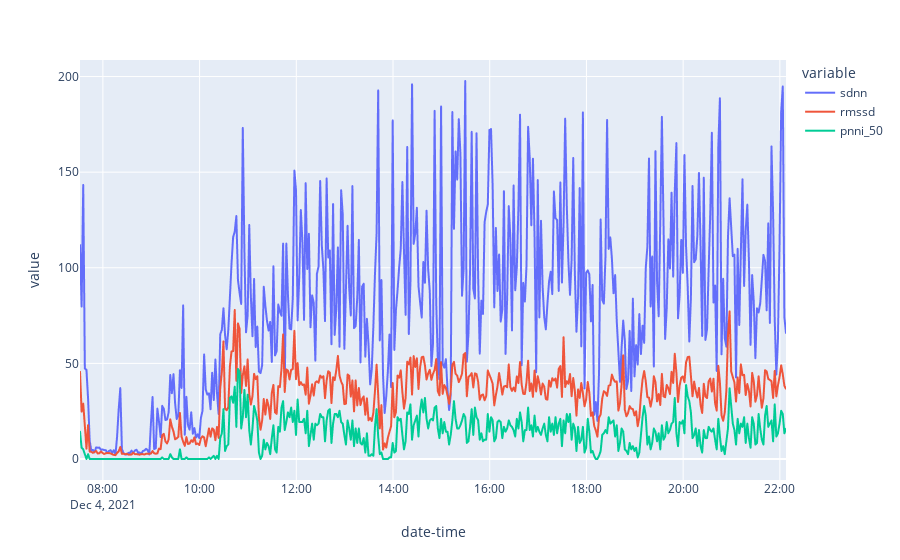

Notebook code for this chart:
### Code cell
# visualize HRV metrics of interest
all_hrv_metrics.plot(
        all_hrv_metrics.index,
        ["sdnn", "rmssd", "pnni_50"],
    )

### Figure 1 — Plotly figure (JSON) as saved in the notebook; plotly's stock layout.template omitted (floating-point values rounded to 4 significant figures; data arrays with more than 128 entries replaced by an {"elided": "..."} marker saying what was removed)
{"data": [{"hovertemplate": "variable=sdnn<br>date-time=%{x}<br>value=%{y}<extra></extra>", "legendgroup": "sdnn", "line": {"color": "#636efa", "dash": "solid"}, "mode": "lines", "name": "sdnn", "showlegend": true, "type": "scattergl", "x": {"elided": "439 str values"}, "xaxis": "x", "y": {"elided": "439 float values"}, "yaxis": "y"}, {"hovertemplate": "variable=rmssd<br>date-time=%{x}<br>value=%{y}<extra></extra>", "legendgroup": "rmssd", "line": {"color": "#EF553B", "dash": "solid"}, "mode": "lines", "name": "rmssd", "showlegend": true, "type": "scattergl", "x": {"elided": "439 str values"}, "xaxis": "x", "y": {"elided": "439 float values"}, "yaxis": "y"}, {"hovertemplate": "variable=pnni_50<br>date-time=%{x}<br>value=%{y}<extra></extra>", "legendgroup": "pnni_50", "line": {"color": "#00cc96", "dash": "solid"}, "mode": "lines", "name": "pnni_50", "showlegend": true, "type": "scattergl", "x": {"elided": "439 str values"}, "xaxis": "x", "y": {"elided": "439 float values"}, "yaxis": "y"}], "layout": {"legend": {"title": {"text": "variable"}, "tracegroupgap": 0}, "margin": {"t": 60}, "xaxis": {"anchor": "y", "domain": [0, 1], "title": {"text": "date-time"}}, "yaxis": {"anchor": "x", "domain": [0, 1], "title": {"text": "value"}}}}
